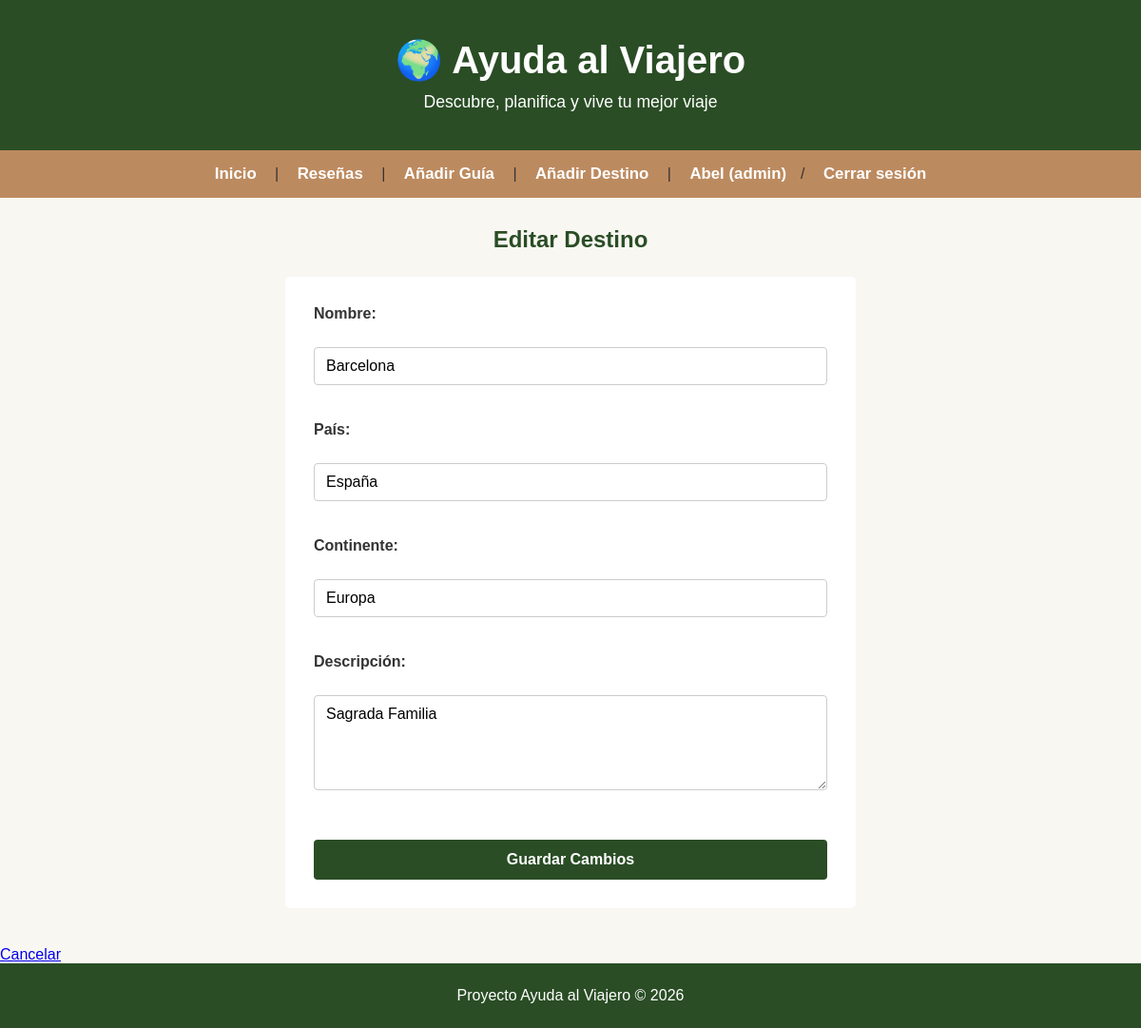
The app's page /Proyecto/index.php?accion=editarDestino&id=7 (signed in) with its own data.
### tables this page shows
CREATE TABLE `DESTINOS` (
  `Id_Destinos` int NOT NULL,
  `nombre` varchar(150) NOT NULL,
  `país` varchar(100) NOT NULL,
  `continente` varchar(100) NOT NULL,
  `descripción` text
);

### Proyecto/models/Connection.php (called while the page is built, shortened)
<?php
class Connection{
    protected $conn;
    private $archivoConf ="conf.json";
    private function enlazarConexion(){
        $confiData = file_get_contents($this->archivoConf);
        $array=json_decode($confiData, true);
        $dsn ="mysql:host=".$array['host']. ";dbname=".$array['db'];
        $this->conn = new PDO($dsn, $array["userName"], $array["password"]);
    }
    public function getConn()
    {
        return $this->conn;
    }
}

### Proyecto/models/GestorPDO.php (called while the page is built, shortened)
<?php
class GestorPDO extends Connection
{
    public function obtenerDestinoPorId($id)
    {
        $sql = "SELECT * FROM DESTINOS WHERE Id_Destinos = :id";
        $stmt = $this->getConn()->prepare($sql);
        $stmt->bindValue(':id', $id);
        $stmt->execute();
        return $stmt->fetch(PDO::FETCH_ASSOC);
    }
}

### Proyecto/views/editar_destino.php (the view, shortened to what this page needs)
<?php include __DIR__ . "/../_header.php"; ?>
<h2>Editar Destino</h2>
<form action="index.php?accion=editarDestino" method="POST">
    <label>Nombre:</label><br><input type="text" name="nombre" value="<?= $destino['nombre'] ?>" required><br><br>
    <label>País:</label><br><input type="text" name="pais" value="<?= $destino['país'] ?>" required><br><br>
    <label>Continente:</label><br><input type="text" name="continente" value="<?= $destino['continente'] ?>" required><br><br>
    <label>Descripción:</label><br><textarea name="descripcion" rows="4" required><?= $destino['descripción'] ?></textarea><br><br>
    <button type="submit">Guardar Cambios</button>
</form>
<a href="index.php">Cancelar</a>
<?php include __DIR__ . "/../_footer.php"; ?>

### Proyecto/css/estilos.css (style rules this page uses)
* { margin: 0; padding: 0; box-sizing: border-box; font-family: Arial, Helvetica, sans-serif; }
body { background-color: #F9F7F2; color: #333333; }
h2 { text-align: center; margin-top: 30px; margin-bottom: 15px; color: #333333; }
form { background-color: #ffffff; max-width: 600px; margin: 0 auto 40px auto; padding: 30px; border-radius: 5px; }
h1.form-title, h2 { color: #2a4d25; text-align: center; margin-bottom: 25px; }
form label { display: block; font-weight: bold; margin-bottom: 8px; color: #333; }
form input[type="text"], form input[type="number"], form select, form textarea { width: 100%; padding: 10px 12px; margin-bottom: 20px; border: 1px solid #ccc; border-radius: 4px; font-size: 1rem; }
form textarea { min-height: 100px; resize: vertical; }
form input[type="submit"], form button[type="submit"] { background-color: #2a4d25; color: #ffffff; font-weight: bold; font-size: 1rem; padding: 12px 20px; border: none; border-radius: 4px; width: 100%; margin-top: 10px; }

### records on screen
destinos: nombre "Barcelona", pais "España", continente "Europa", descripcion "Sagrada Familia"

### other values on screen
$_SESSION['usuario_nombre'] "Abel"
$_SESSION['rol'] "admin"
